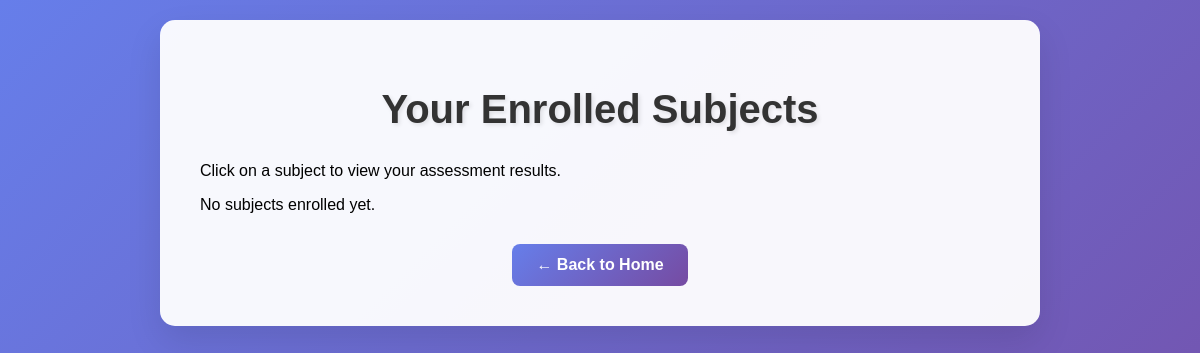
The app's page /course_list/ (signed in), older data.
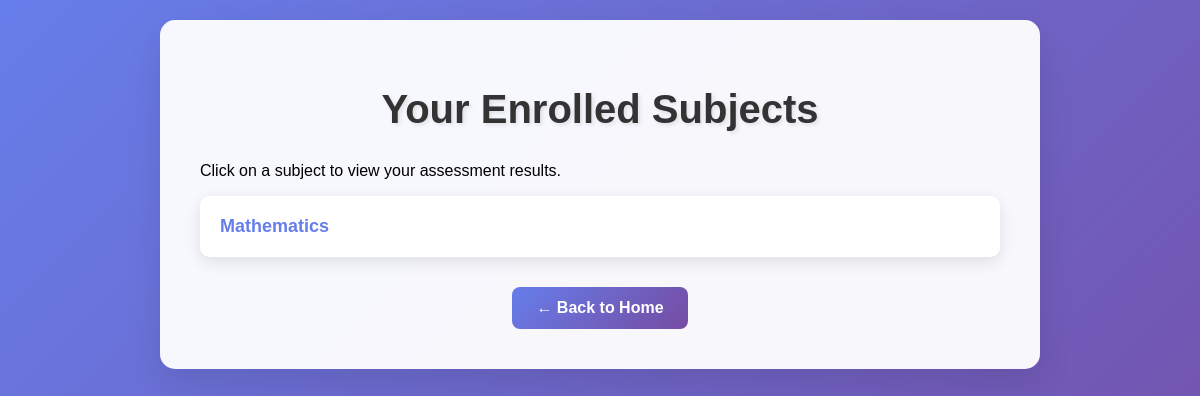
The same page, newer data.
### main/models.py (models this page shows)
class Assessment(models.Model):
    quiz1 = models.IntegerField(default=0)
    quiz2 = models.IntegerField(default=0)
    assignment1 = models.IntegerField(default=0)
    assignment2 = models.IntegerField(default=0)
    mid_exam = models.IntegerField(default=0)
    final_exam = models.IntegerField(default=0)
    course = models.ForeignKey(Subject, on_delete=models.CASCADE , related_name='assessment')
    student = models.ForeignKey(CustomUserModel, on_delete=models.CASCADE, related_name='assessments')

class Subject(models.Model):
    subject_name = models.CharField(max_length=200, choices=COURSE_CHOICES)
    teacher = models.ForeignKey(CustomUserModel, on_delete=models.CASCADE , related_name='courses')
    classroom = models.ForeignKey(Classroom,on_delete=models.CASCADE)

### main/views.py (the view)
# urls.py: path('course_list/', Course_listVIew.as_view() , name = 'course_list'),
class Course_listVIew(ListView):
    model = Subject
    context_object_name = 'courses'
    template_name = 'main/student_subjects_list.html'
    def get_queryset(self):
        return Assessment.objects.filter(student = self.request.user)

### main/templates/main/student_subjects_list.html (shortened to what this page needs)
<!DOCTYPE html>
<html lang="en">
<head>
    {% load static %}
    <link rel="stylesheet" href="{% static 'main/base.css' %}">
</head>
<body>
    <div class="container">
        <h1>Your Enrolled Subjects</h1>
        <p>Click on a subject to view your assessment results.</p>
        <div class="student-list">
            {% for course in courses %}
                <div class="student-card">
                    <a href="{% url 'assessment_list' course.course.id %}">{{ course.course.subject_name }}</a>
                </div>
            {% empty %}
                <p>No subjects enrolled yet.</p>
            {% endfor %}
        </div>
        <div style="text-align: center; margin-top: 30px;">
            <a href="{% url 'home' %}" style="display: inline-block; padding: 12px 24px; background: linear-gradient(135deg, #667eea 0%, #764ba2 100%); color: white; text-decoration: none; border-radius: 8px; font-weight: bold;">← Back to Home</a>
        </div>
    </div>
</body>
</html>

### main/static/main/base.css (style rules this page uses)
body { font-family: 'Arial', sans-serif; background: linear-gradient(135deg, #667eea 0%, #764ba2 100%); margin: 0; padding: 0; min-height: 100vh; }
.container { background: rgba(255, 255, 255, 0.95); border-radius: 15px; box-shadow: 0 15px 35px rgba(0, 0, 0, 0.1); padding: 40px; max-width: 800px; width: 100%; margin: 20px auto; }
h1 { color: #333; text-align: center; margin-bottom: 30px; font-size: 2.5em; text-shadow: 2px 2px 4px rgba(0, 0, 0, 0.1); }
a { color: #667eea; text-decoration: none; transition: color 0.3s ease; }
.student-list, .teacher-list { max-width: 1000px; margin: 0 auto; }
.student-card, .teacher-card { background: rgba(255, 255, 255, 0.95); border-radius: 10px; padding: 20px; margin-bottom: 15px; box-shadow: 0 5px 15px rgba(0, 0, 0, 0.1); transition: transform 0.2s ease; }
.student-card a, .teacher-card a { display: block; font-size: 18px; font-weight: bold; color: #667eea; }

Row changes from the older to the newer data that the page shows:
added Assessment: course.subject_name "Mathematics"
Text that changed along with them:
text no longer shown: "No subjects enrolled yet."
